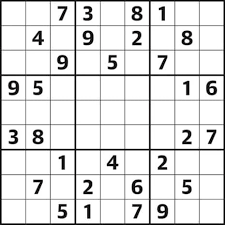
#> input picture SudokuSolver/ImageArchitecture/sudoku_img.png, 225 x 225 px, found by its file name
$ python GridSplitter.py
#> lines starting #> are read from the running program, lines starting #| are printed output that depends on the picture; after the words box and inside, x2 and y2 are one past the last pixel; in counts of white or black regions, pixels touching at a corner belong together
import cv2 as cv
import numpy as np
import os

image = cv.imread('ImageArchitecture/sudoku_img.png')
#> image is the input picture: shape (225, 225, 3); mean B, G, R 223.9, 223.9, 224
# cv.imshow("Image", image)

gray = cv.cvtColor(image, cv.COLOR_BGR2GRAY)
#cv.imshow("gray", gray)

blur = cv.GaussianBlur(gray, (5,5), 0)
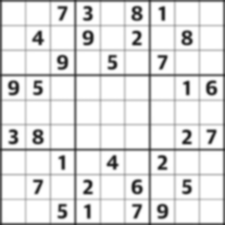
#> blur: shape (225, 225); min 31, max 255, mean 224.8
#cv.imshow("blur", blur)

thresh = cv.adaptiveThreshold(blur, 255, 1, 1, 11, 2)
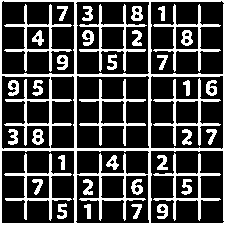
#> thresh: shape (225, 225); 27.5% white; 38 white regions
#cv.imshow("thresh", thresh)


contours, _ = cv.findContours(thresh, cv.RETR_TREE, cv.CHAIN_APPROX_SIMPLE)
#> contours = 72 contours, 6 with area under 20; largest, box (x1, y1, x2, y2) and area: (0, 0, 225, 225) 50176, (1, 150, 75, 224) 5319, (1, 0, 75, 75) 5319, (150, 150, 225, 224) 5318, (150, 0, 225, 75) 5317

c = 0
for i in contours:
    area = cv.contourArea(i)
    if area > 1000/2:
        cv.drawContours(image, contours, c, (0, 0, 0), 3)
    c+=1
#> this loop made 72 passes
#> area on passes 2 to 13: 511.5, 2679.5, 55.5, 49, 106, 22, 74.5, 5318, 102, 22, 72, 1005.5
#> (i, area) on pass 1: ([[0, 0], [0, 224], [224, 224], [224, 0]], 50176)
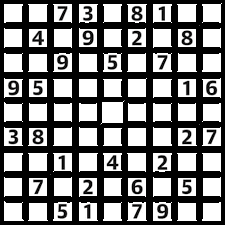
#> image: shape (225, 225, 3); mean B, G, R 121.6, 121.6, 121.7
#> after the loop, c = 72


image = cv.cvtColor(image, cv.COLOR_BGR2GRAY)
#> image: shape (225, 225)
image = cv.bitwise_not(cv.adaptiveThreshold(image, 255, cv.ADAPTIVE_THRESH_GAUSSIAN_C, cv.THRESH_BINARY, 101, 1))
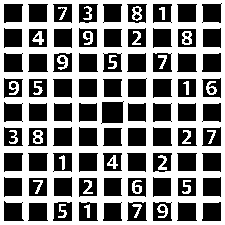
#> image: shape (225, 225); 52% white; 95 black regions (10 under 20 px)

contours, _ = cv.findContours(image, cv.RETR_TREE, cv.CHAIN_APPROX_SIMPLE)
#> contours = 146 contours, 24 with area under 20; largest, box (x1, y1, x2, y2) and area: (0, 0, 225, 225) 50176, (101, 101, 124, 124) 482, (126, 201, 148, 222) 375, (152, 52, 173, 73) 375, (52, 201, 73, 222) 373

c = 0
for i in contours:
    area = cv.contourArea(i)
    if area > 1000:
        cv.drawContours(image, contours, c, (0, 0, 0), 3)
    c+=1
#> this loop made 146 passes
#> area on passes 2, 3, 4, 5, 7, 8, 9, 10, 11, 13, 14, 15: 345, 362, 364, 363.5, 371, 78.5, 29.5, 375, 36, 366, 29.5, 373
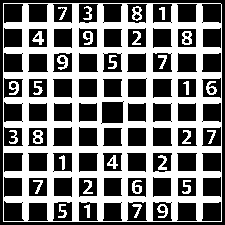
#> image: shape (225, 225); 46.7% white; 31 white regions, largest, box (x1, y1, x2, y2) and area: (3, 3, 222, 222) 21600, (182, 31, 192, 45) 93, (33, 130, 43, 144) 92
#> after the loop, c = 146

for i, c in enumerate(contours):
    if area > 10000:
        x, y, w, h = cv.boundingRect(c)

        roi = image[y:y+h, x:x+w]
        cv.imwrite(f"ImageOutputs/image_output{i}.jpg", roi)
#> this loop made 146 passes
#> c on passes 1, 6, 12, 17, 33: [[0, 0], [0, 224], [224, 224], [224, 0]], [[170, 202], [171, 201], [172, 202], [171, 203]], [[120, 202], [121, 201], [122, 202], [121, 203]], [[21, 202], [22, 201], [23, 202], [22, 203]], [[52, 171], [53, 170], [54, 171], [53, 172]]

cv.imshow("Final Image", image)

cv.waitKey(0)
